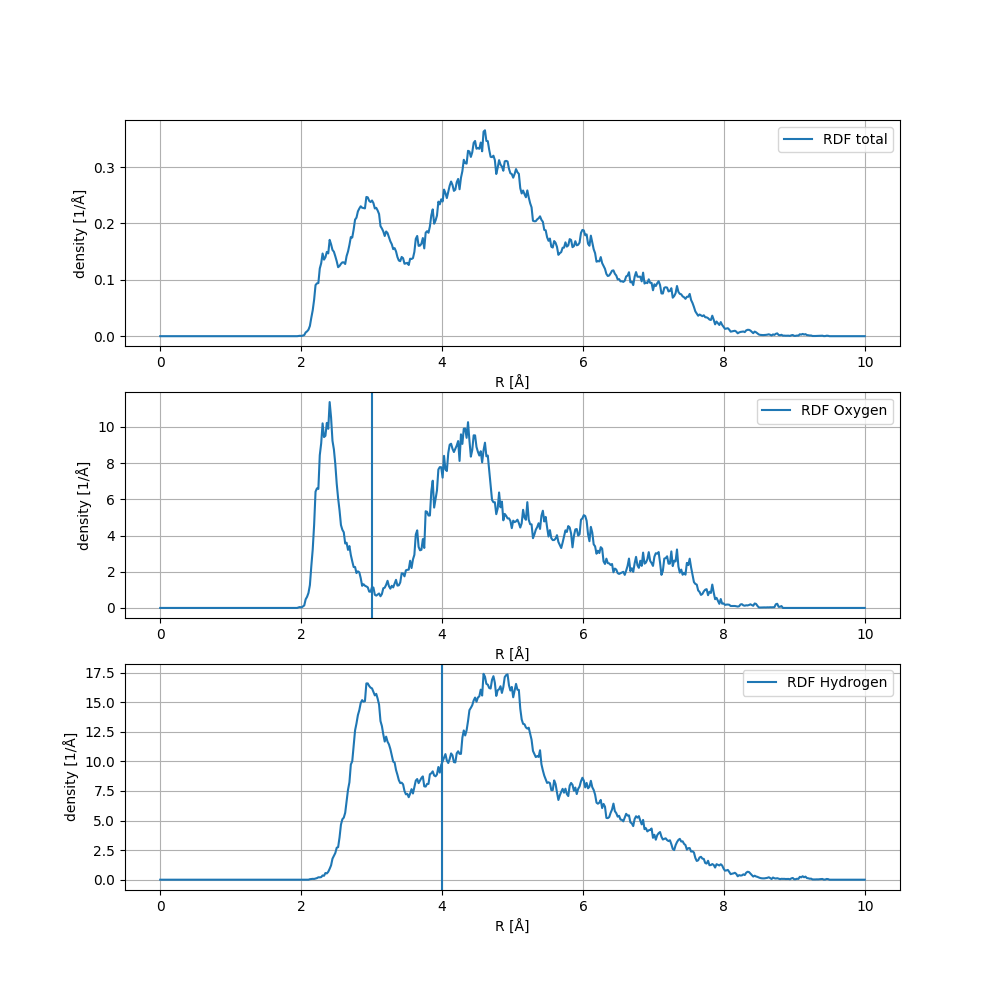

The Python source for this figure:
import numpy as np
import matplotlib.pyplot as plt

from ase import atoms
from ase.db import connect
from ase.io import write, read, Trajectory, iread
from ase.units import fs, kB
from ase.md.npt import NPT

from gpaw import GPAW
filename = 'NaCluster24.traj'

atomic_numbers = read(filename).get_atomic_numbers()
#print(atomic_numbers == 8)
boolean_indices_O = (atomic_numbers == 8)
boolean_indices_H = (atomic_numbers == 1)

number_of_frames = 0
skip_frames = 1000
bins = 500
RDF = np.zeros(bins);
RDF_O = np.zeros(bins);
RDF_H = np.zeros(bins);


for atoms in iread(filename):
    number_of_frames += 1
    #print("oxygen distances \n")
    #print(atoms.get_distances(72,boolean_indices_O))
    #print("Hydrogen distances \n")
    #print(atoms.get_distances(72,boolean_indices_H))
    #print("\n")
    #Compute RDF for all atoms, only Oxygen and only Hydrogen
    if(number_of_frames > skip_frames):
        RDF += np.histogram(atoms.get_distances(72,range(72)),bins = bins, range = (0, 10), density = True)[0]
        RDF_O += np.histogram(atoms.get_distances(72,boolean_indices_O),bins = bins, range = (0, 10), density = True)[0]
        RDF_H += np.histogram(atoms.get_distances(72,boolean_indices_H),bins = bins, range = (0, 10), density = True)[0]

#print(RDF/number_of_frames)
#plt.plot(np.histogram_bin_edges(atoms,bins=bins-1,range=(0,10)),RDF/(number_of_frames-skip_frames))
#plt.grid(True)

fig, axs = plt.subplots(3, 1,figsize = (10,10))
axs[0].grid(True);axs[1].grid(True);axs[2].grid(True)
axs[0].set_xlabel('R [Å]');axs[1].set_xlabel('R [Å]');axs[2].set_xlabel('R [Å]')
axs[0].set_ylabel('density [1/Å]');axs[1].set_ylabel('density [1/Å]');axs[2].set_ylabel('density [1/Å]');
axs[0].plot(np.histogram_bin_edges(atoms,bins=bins-1,range=(0,10)),RDF/(number_of_frames-skip_frames),label = 'RDF total')
axs[1].plot(np.histogram_bin_edges(atoms,bins=bins-1,range=(0,10)),RDF_O*24/(number_of_frames-skip_frames),label = 'RDF Oxygen')
axs[2].plot(np.histogram_bin_edges(atoms,bins=bins-1,range=(0,10)),RDF_H*48/(number_of_frames-skip_frames),label = 'RDF Hydrogen')
axs[0].legend();axs[1].legend();axs[2].legend() 
axs[1].axvline(3);axs[2].axvline(4)
plt.savefig('RDF.png')

RDF_integral = 0
RDF_integral_O = 0
RDF_integral_H = 0
RDF_bins = np.histogram_bin_edges(atoms, bins = bins, range = (0,10))

for i in range(bins):
    if(RDF_bins[i] < 3):
        #RDF_integral += RDF[i]/(number_of_frames-skip_frames)*(10/bins)
        RDF_integral_O += RDF_O[i]/(number_of_frames-skip_frames)*(10/bins)*24
    if(RDF_bins[i] < 4):
        RDF_integral_H += RDF_H[i]/(number_of_frames-skip_frames)*(10/bins)*48

print("\n total")
print(RDF_integral)
print("\n Oxygen")
print(RDF_integral_O)
print("\n Hydrogen")
print(RDF_integral_H)
